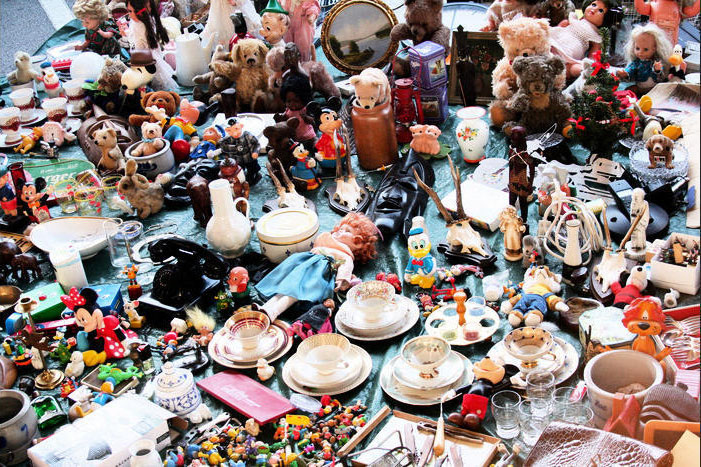
%> input picture Lab 2/I1.jpg, 701 x 467 px
$ octave Handson2.m   (GNU Octave 9; MATLAB toolbox functions it lacks are replaced by stand-ins)
%> lines starting %> are read from the running program, lines starting %| are printed output that depends on the picture
addpath('functions')
addpath('Images')

% read and show images
img1 = imread('I1.jpg');
%> img1 is the input picture: size 467x701x3 uint8; mean R, G, B 142.4, 127.9, 124
img2 = imread('I2.jpg');
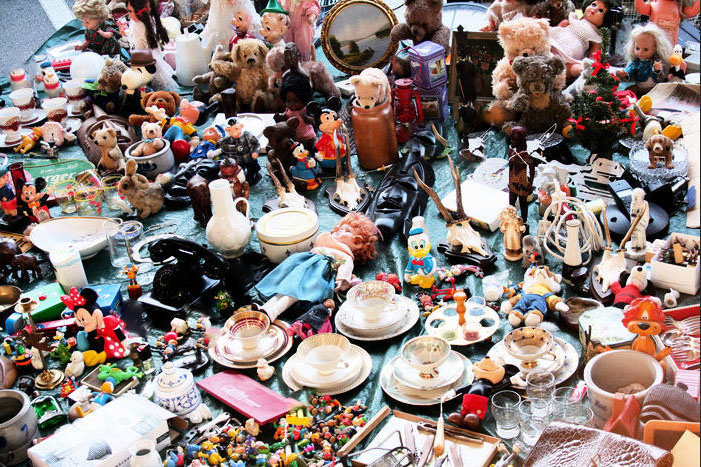
%> input picture Lab 2/I2.jpg, 701 x 467 px
%> img2 is the input picture: size 467x701x3 uint8; mean R, G, B 140.8, 126.7, 122.9

figure, imshow(img1), title('img1');
figure, imshow(img2), title('img2');

% extracting the size of 2 images
[H1, W1, L1] = size(img1);
%> H1 = 467; W1 = 701; L1 = 3
[H2, W2, L2] = size(img2);
%> H2 = 467; W2 = 701; L2 = 3

% get differences
diff = imabsdiff(img1, img2);
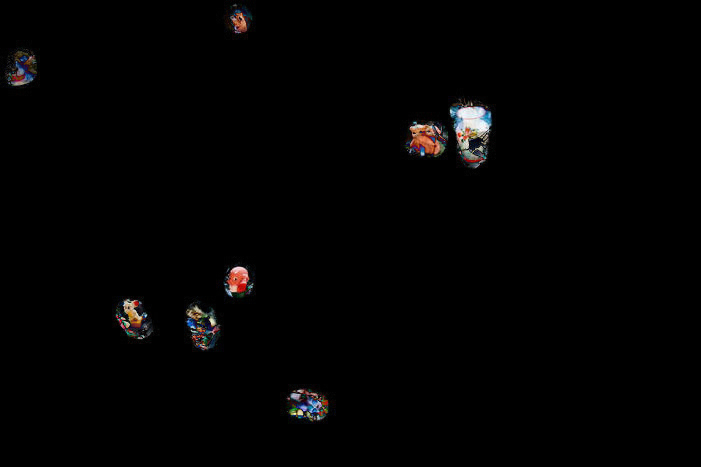
%> diff: size 467x701x3 uint8; mean R, G, B 2.7, 2.3, 2.3
figure, imshow(diff), title('diff')

% multiply the differences by 255 to make differences white
diffWhite = diff * 255;
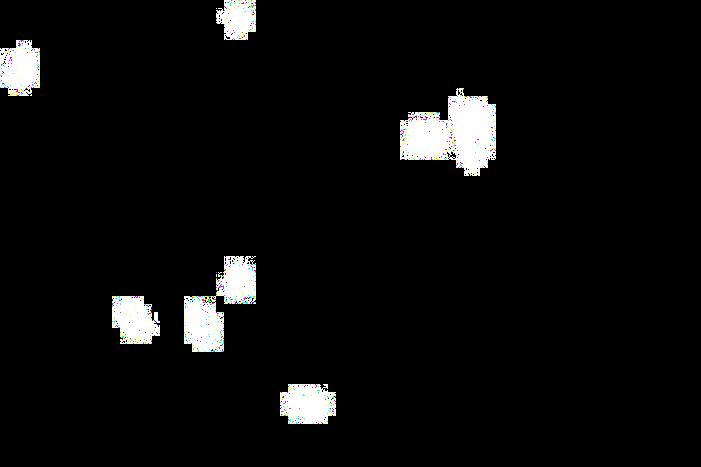
%> diffWhite: size 467x701x3 uint8; mean R, G, B 12.1, 12.1, 12.1
figure, imshow(diffWhite);

% finalImg contains extra items with white box
finalImg = img1 + diffWhite;
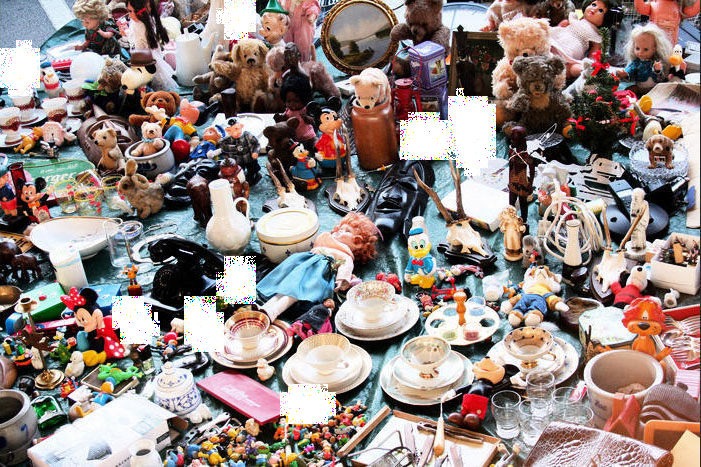
%> finalImg: size 467x701x3 uint8; mean R, G, B 148.1, 134.2, 130.5
figure, imshow(finalImg);
